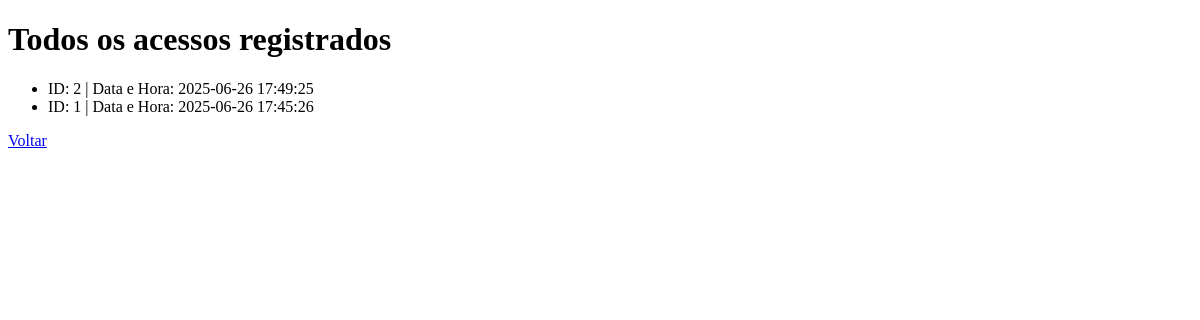
Page /registros on the earlier database version.
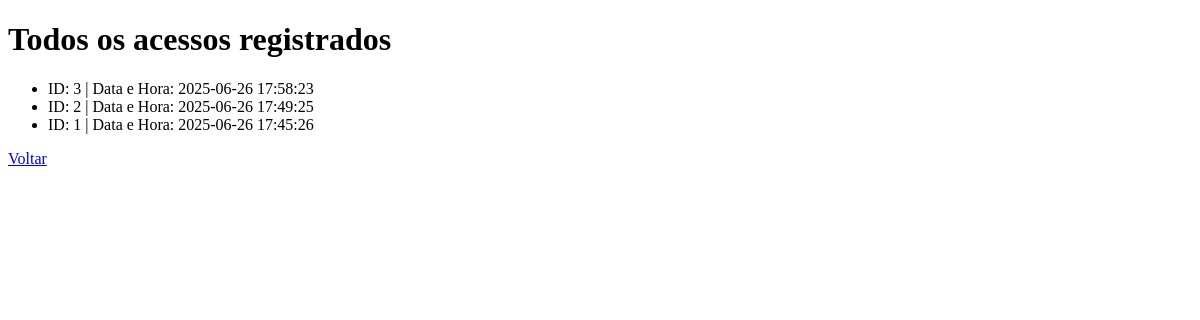
Same page on the later database version.
### tables this page shows
CREATE TABLE acessos (
            id INTEGER PRIMARY KEY AUTOINCREMENT,
            data_hora TEXT NOT NULL
        );

### index.py (the view)
@app.route('/registros')
def listar_registros():
    conn = sqlite3.connect(DB_PATH)
    cursor = conn.cursor()
    cursor.execute("SELECT * FROM acessos ORDER BY id DESC")
    registros = cursor.fetchall()
    conn.close()
    return render_template('registros.html', registros=registros)

### templates/registros.html (shortened to what this page needs)
<!DOCTYPE html>
<html>
<head>
</head>
<body>
    <h1>Todos os acessos registrados</h1>
    <ul>
        {% for id, data_hora in registros %}
            <li>ID: {{ id }} | Data e Hora: {{ data_hora }}</li>
        {% endfor %}
    </ul>
    <a href="/">Voltar</a>
</body>
</html>

Differences in the rows shown:
added acessos: id "3", data_hora "2025-06-26 17:58:23"
